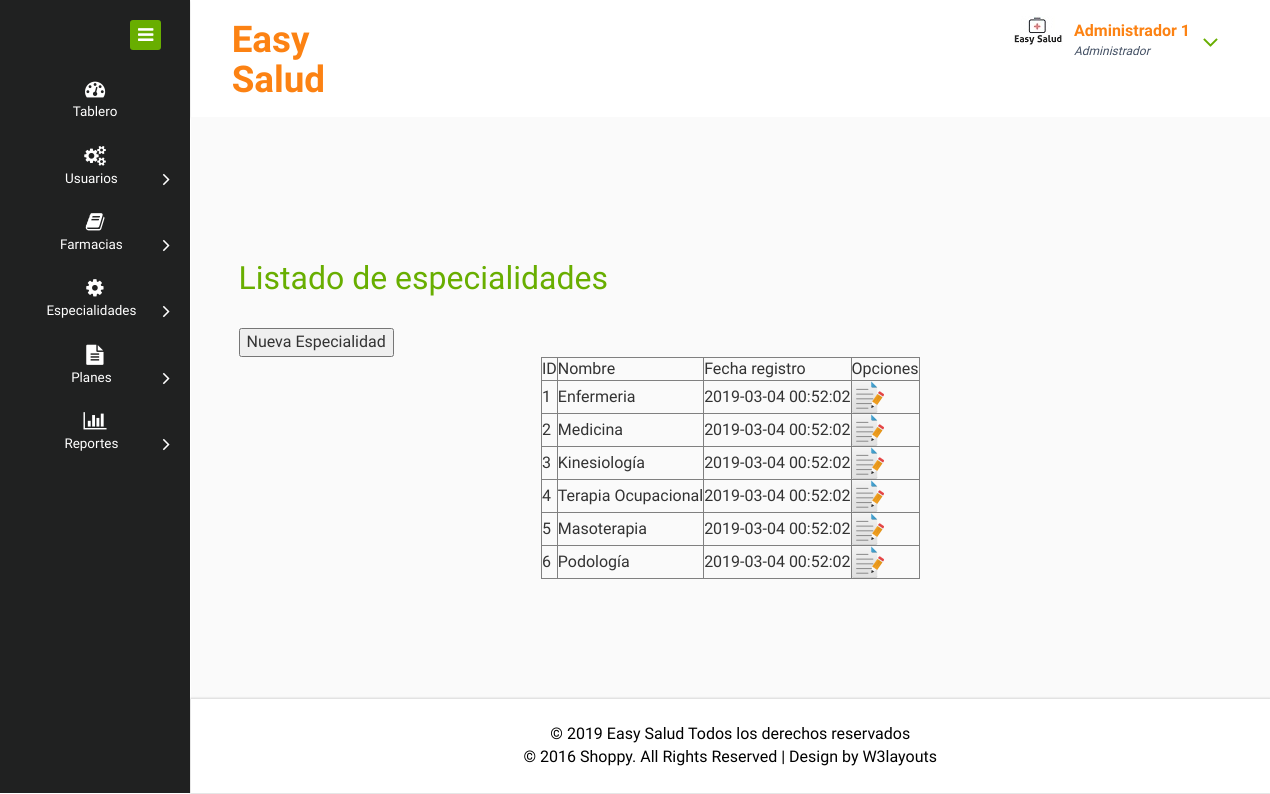
Screenshot of /admin/especialidades.php (signed in) with the database file from the repository.
### tables this page shows
CREATE TABLE ET_ESPECIALIDAD(
	C_ID_ESPECIALIDAD INT NOT NULL AUTO_INCREMENT PRIMARY KEY,
	D_ESPECIALIDAD VARCHAR(100) NOT NULL,
	F_FECHA_REGISTRO TIMESTAMP NOT NULL DEFAULT CURRENT_TIMESTAMP
);

### config.php (called while the page is built, shortened)
<?php
	$Titulo = 'Easy Salud';
?>

### mysql.php (called while the page is built, shortened)
<?php
      function Conectarse()
      {
        $con = mysqli_connect('66.7.198.100','easys83_web','EasySalud2018.','easys83_easysalud');
		mysqli_set_charset($con,"utf8");
		return $con;
      }
      function mostrarEspecialidades(){
          $con = Conectarse();
          $sql = "SELECT  * FROM ET_ESPECIALIDAD";
          $result = mysqli_query($con, $sql);
          return $result;
      }
?>

### admin/especialidades.php (the view, shortened to what this page needs)
<?php
	include("../config.php");
	include("../mysql.php");
	if(isset($_COOKIE["rol"])){
	$rol = $_COOKIE["rol"];
	}
	$admin = "1";
	$usuario = "2";
        $profesional = "3";
        $farmacia = "4";
        $especialidades = mostrarEspecialidades();
?>
<!DOCTYPE HTML>
<html>
<head>
<link href="css/bootstrap.css" rel="stylesheet" type="text/css" media="all">
<link href="css/style.css" rel="stylesheet" type="text/css" media="all"/>
<link href="css/font-awesome.css" rel="stylesheet">
</head>
<body>
<?php if(isset($_COOKIE["rol"])){
    if( $rol == $admin) { ?>
<div class="page-container">
   <div class="left-content">
	   <div class="mother-grid-inner">
				<div class="header-main">
					<div class="header-left">
							<div class="logo-name">
									 <a href="index.php"> <h1><?php echo $Titulo ?></h1>
								  </a>
							</div>
							<div class="clearfix"> </div>
						 </div>
						 <div class="header-right">
							<div class="profile_details">
								<ul>
									<li class="dropdown profile_details_drop">
										<a href="#" class="dropdown-toggle" data-toggle="dropdown" aria-expanded="false">
											<div class="profile_img">
												<span class="prfil-img"><img src="images/p1.png" alt=""> </span>
												<div class="user-name">
													<p><?php echo $_COOKIE["nomUsu"]." ".$_COOKIE["apeUsu"] ?></p>
													<span>Administrador</span>
												</div>
												<i class="fa fa-angle-down lnr"></i>
												<div class="clearfix"></div>
											</div>
										</a>
									</li>
								</ul>
							</div>
							<div class="clearfix"> </div>
						</div>
				     <div class="clearfix"> </div>
				</div>
<div class="inner-block">
    <div class="cols-grids panel-widget">
        <h2>Listado de especialidades</h2>
        <button onclick="location.href='nuevaEspecialidad.php'">Nueva Especialidad</button>
        <div class="chute chute-center text-center">
            <div class="row mb40">
                        <center><table border=\"1\">
			<tr>
				<td>
                                    ID
				</td>
                                <td>
					Nombre
				</td>
                                <td>
					Fecha registro
				</td>
                                <td>
					Opciones
				</td>
			</tr>
                        <?php
			while($filas = mysqli_fetch_array($especialidades)){ ?>
				<tr>
				<td><?php echo $filas['C_ID_ESPECIALIDAD'] ?> </td>
				<td><?php echo $filas['D_ESPECIALIDAD']?></td>
				<td><?php echo $filas['F_FECHA_REGISTRO']?></td>
                                 <td>
                                    <a href="modificarEspecialidad.php?id=<?php echo $filas['C_ID_ESPECIALIDAD']; ?>" > <img src="images/edit.png" title="Modificar"> </a>
                                    </tr>
			<?php } ?>
		</table>
		</center>
            </div>
        </div>
    </div>
</div>
<div class="copyrights">
        <p>© <?php echo date("Y"). " ". $Titulo; ?> Todos los derechos reservados</p>
	<p>© 2016 Shoppy. All Rights Reserved | Design by  <a href="http://w3layouts.com/" target="_blank">W3layouts</a> </p>
</div>
</div>
</div>
    <div class="sidebar-menu">
		  	<div class="logo"> <a href="#" class="sidebar-icon"> <span class="fa fa-bars"></span> </a>  </div>
		    <div class="menu">
		      <ul id="menu" >
		        <li id="menu-home" ><a href="index.php"><i class="fa fa-tachometer"></i><span>Tablero</span></a></li>
		        <li><a href="usuarios.php"><i class="fa fa-cogs"></i><span>Usuarios</span><span class="fa fa-angle-right" style="float: right"></span></a>
		        </li>
		        <li id="menu-comunicacao" ><a href="farmacia.php"><i class="fa fa-book nav_icon"></i><span>Farmacias</span><span class="fa fa-angle-right" style="float: right"></span></a>
		        </li>
                        <li id="menu-comunicacao" ><a href="especialidades.php"><i class="fa fa-cog"></i><span>Especialidades</span><span class="fa fa-angle-right" style="float: right"></span></a>
		        </li>
                        <li id="menu-comunicacao" ><a href="planes.php"><i class="fa fa-file-text"></i><span>Planes</span><span class="fa fa-angle-right" style="float: right"></span></a>
		        </li>
                        <li id="menu-comunicacao" ><a href="reportes.php"><i class="fa fa-bar-chart"></i><span>Reportes</span><span class="fa fa-angle-right" style="float: right"></span></a>
		        </li>
		      </ul>
		    </div>
	 </div>
</div>
    <?php }else if ($rol == $profesional) { ?>
        <div class="login-page">
            <div class="login-main">
                 <div class="login-head">
                                        <h1>Easy Salud Administración</h1>
                                </div>
                                <div class="login-block">
                                    <h1><cebter>No tiene permisos para entrar a esta pagina</cebter></h1>
                                    <h5><a href="../index.php">Volver al inicio</a></h5>
                                </div>
              </div>
        </div>
        <div class="copyrights">
        <p>© <?php echo date("Y"). " ". $Titulo; ?> Todos los derechos reservados</p>
	<p>© 2016 Shoppy. All Rights Reserved | Design by  <a href="http://w3layouts.com/" target="_blank">W3layouts</a> </p>
    </div>
                    <script src="js/jquery.nicescroll.js"></script>
                    <script src="js/scripts.js"></script>
    <script src="js/bootstrap.js"> </script>
    <?php }}else{ header("Location:login.php");}?>
</body>
</html>

### rows the page displays
et_especialidad: C_ID_ESPECIALIDAD "1", D_ESPECIALIDAD "Enfermeria", F_FECHA_REGISTRO "2019-03-04 00:52:02"
et_especialidad: C_ID_ESPECIALIDAD "2", D_ESPECIALIDAD "Medicina", F_FECHA_REGISTRO "2019-03-04 00:52:02"
et_especialidad: C_ID_ESPECIALIDAD "3", D_ESPECIALIDAD "Kinesiología", F_FECHA_REGISTRO "2019-03-04 00:52:02"
et_especialidad: C_ID_ESPECIALIDAD "4", D_ESPECIALIDAD "Terapia Ocupacional", F_FECHA_REGISTRO "2019-03-04 00:52:02"
et_especialidad: C_ID_ESPECIALIDAD "5", D_ESPECIALIDAD "Masoterapia", F_FECHA_REGISTRO "2019-03-04 00:52:02"
et_especialidad: C_ID_ESPECIALIDAD "6", D_ESPECIALIDAD "Podología", F_FECHA_REGISTRO "2019-03-04 00:52:02"

### other values shown
$Titulo "Easy Salud"
$_COOKIE["nomUsu"] "Administrador"
$_COOKIE["apeUsu"] "1"
